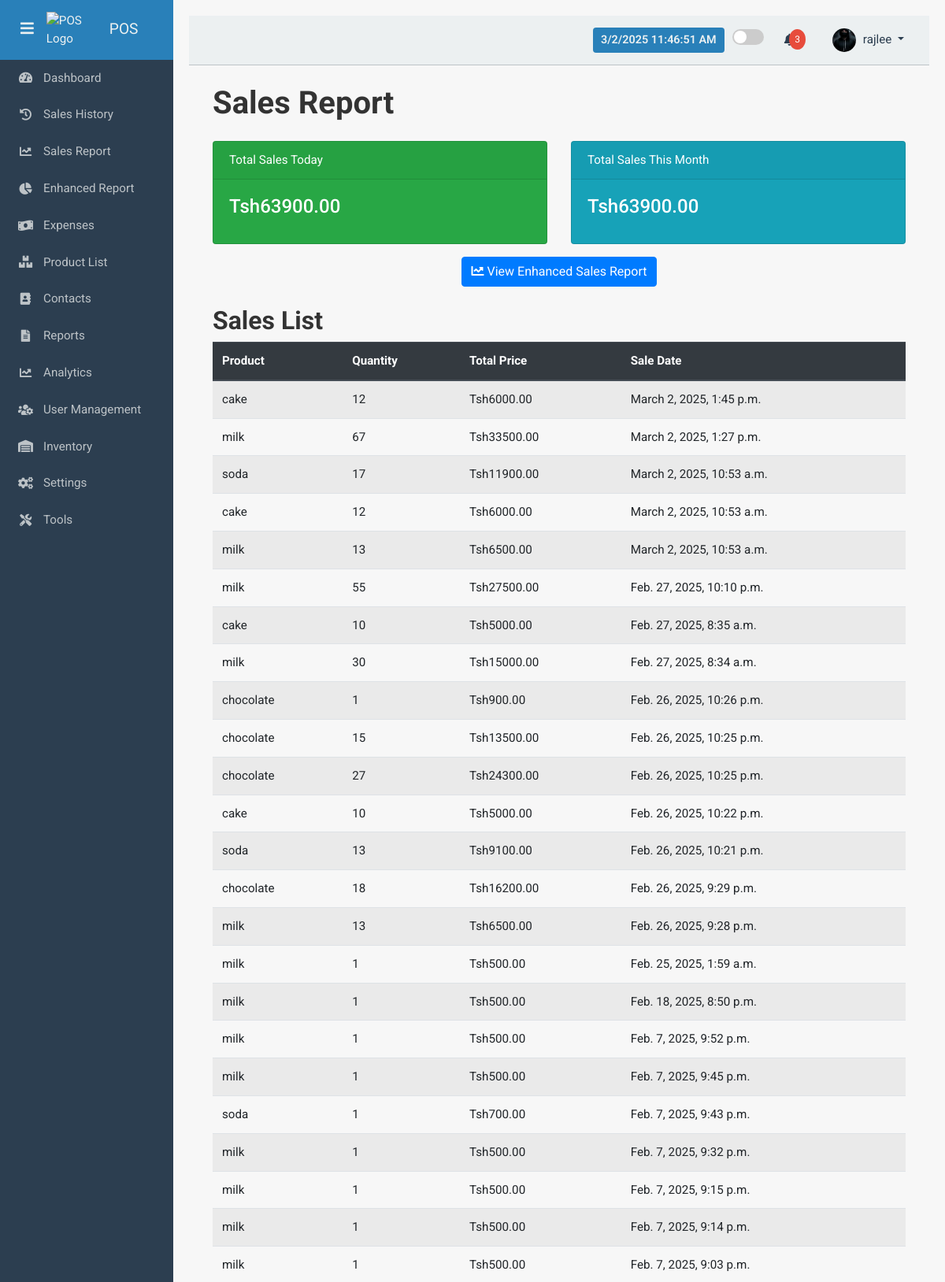
Page /sales_report/ (signed in, upper part) on the committed database.
### accounts/models.py (models this page shows, shortened)
class UserProfile(models.Model):
    user = models.OneToOneField(User, on_delete=models.CASCADE, related_name='profile')
    profile_picture = models.ImageField(upload_to='profile_pics/', blank=True, null=True)
    bio = models.TextField(blank=True, null=True)

### pos/models.py (models this page shows, shortened)
class Sale(models.Model):
    customer = models.ForeignKey(
        'Customer', null=True, blank=True, on_delete=models.SET_NULL
    )
    product = models.ForeignKey(
        Product, on_delete=models.CASCADE, null=True, blank=True
    )
    quantity = models.PositiveIntegerField(null=True, blank=True)
    total_price = models.DecimalField(
        max_digits=10, decimal_places=2, blank=True, null=True
    )
    total_amount = models.DecimalField(
        max_digits=10, decimal_places=2, blank=True, null=True
    )
    payment_method = models.CharField(
        max_length=50,
        choices=[
            ("cash", "Cash"),
            ("card", "Card"),
            ("mobile_money", "Mobile Money")
        ],
    )
    date = models.DateTimeField(auto_now_add=True)
    cashier = models.ForeignKey(User, on_delete=models.CASCADE)
    def print_receipt_link(self):
        if self.id:
            url = reverse("generate_receipt", args=[self.id])
            return format_html(
                '<a class="button" href="{}" target="_blank">Print Receipt</a>', url
            )
        return "-"
    print_receipt_link.short_description = "Print Receipt"

class Product(models.Model):
    name = models.CharField(max_length=255)
    category = models.ForeignKey(
        Category, on_delete=models.SET_NULL, null=True, blank=True
    )
    description = models.TextField(blank=True)
    price = models.DecimalField(max_digits=10, decimal_places=2)
    image = models.ImageField(upload_to='products/', blank=True, null=True)
    stock = models.PositiveIntegerField(default=0)
    barcode = models.CharField(max_length=50, unique=True, blank=True)
    supplier = models.ForeignKey(
        Supplier, on_delete=models.SET_NULL, null=True, blank=True
    )
    expiration_date = models.DateField(null=True, blank=True)
    reorder_level = models.IntegerField(default=10)  # Low stock alert

### pos/views.py (the view)
# urls.py: path('sales_report/', views.sales_report, name='sales_report'),
def sales_report(request):
    today = timezone.localtime(timezone.now()).date()
    first_of_month = today.replace(day=1)
    last_of_month = today.replace(day=28) + timedelta(days=4)
    last_of_month = last_of_month - timedelta(days=last_of_month.day)
    total_sales_today = Sale.objects.filter(date__date=today).aggregate(Sum('total_price'))['total_price__sum'] or 0
    total_sales_month = Sale.objects.filter(date__date__gte=first_of_month, date__date__lte=last_of_month).aggregate(Sum('total_price'))['total_price__sum'] or 0
    sales = Sale.objects.all().order_by('-date')
    total_sales = Sale.objects.aggregate(total_price_sum=Sum('total_price'))['total_price_sum'] or 0
    return render(request, 'pos/sales_report.html', {
        'sales': sales,
        'total_sales': total_sales,
        'total_sales_today': total_sales_today,
        'total_sales_month': total_sales_month
    })

### pos/templates/pos/sales_report.html (shortened to what this page needs)
{% extends "base.html" %}
{% block content %}
<div class="container mt-4">
    <h1 class="mb-4">Sales Report</h1>
    <div class="row">
        <div class="col-md-6 mb-3">
            <div class="card text-white bg-success">
                <div class="card-header">Total Sales Today</div>
                <div class="card-body">
                    <h4 class="card-title">Tsh{{ total_sales_today|floatformat:2 }}</h4>
                </div>
            </div>
        </div>
        <div class="col-md-6 mb-3">
            <div class="card text-white bg-info">
                <div class="card-header">Total Sales This Month</div>
                <div class="card-body">
                    <h4 class="card-title">Tsh{{ total_sales_month|floatformat:2 }}</h4>
                </div>
            </div>
        </div>
    </div>
    <div class="text-center mb-4">
        <a href="{% url 'enhanced_sales_report' %}" class="btn btn-primary">
            <i class="fas fa-chart-line"></i> View Enhanced Sales Report
        </a>
    </div>
    <h2 class="mt-4">Sales List</h2>
    <table class="table table-striped table-hover">
        <thead class="thead-dark">
            <tr>
                <th>Product</th>
                <th>Quantity</th>
                <th>Total Price</th>
                <th>Sale Date</th>
            </tr>
        </thead>
        <tbody>
            {% for sale in sales %}
            <tr>
                <td>{{ sale.product.name }}</td>
                <td>{{ sale.quantity }}</td>
                <td>Tsh{{ sale.total_price }}</td>
                <td>{{ sale.date }}</td>
            </tr>
            {% empty %}
            <tr>
                <td colspan="4" class="text-center">No sales data available.</td>
            </tr>
            {% endfor %}
        </tbody>
    </table>
</div>
{% endblock %}

### pos/templates/base.html (shortened to what this page needs)
{% load static %}
<!DOCTYPE html>
<html lang="en">
<head>
  <link href="https://stackpath.bootstrapcdn.com/bootstrap/4.5.2/css/bootstrap.min.css" rel="stylesheet" />
  <link rel="stylesheet" href="https://cdnjs.cloudflare.com/ajax/libs/font-awesome/5.15.1/css/all.min.css" />
</head>
<body>
  <div id="sidebar">
    <div>
      <div class="sidebar-header">
        <button id="toggle-btn" class="toggle-btn">
          <i class="fas fa-bars"></i>
        </button>
        <img src="{% static 'images/pos logo.png' %}" alt="POS Logo" class="pos-logo">
        <span class="title">POS</span>
      </div>
      <nav class="sidebar-nav">
        <a href="{% url 'cashier_dashboard' %}">
          <i class="fas fa-tachometer-alt"></i>
          <span class="menu-text">Dashboard</span>
        </a>
        <a href="{% url 'sales_history' %}">
          <i class="fas fa-history"></i>
          <span class="menu-text">Sales History</span>
        </a>
        <a href="{% url 'sales_report' %}">
          <i class="fas fa-chart-line"></i>
          <span class="menu-text">Sales Report</span>
        </a>
        <a href="{% url 'enhanced_sales_report' %}">
          <i class="fas fa-chart-pie"></i>
          <span class="menu-text">Enhanced Report</span>
        </a>
        <a href="{% url 'expense_list' %}">
          <i class="fas fa-money-bill-wave"></i>
          <span class="menu-text">Expenses</span>
        </a>
        <a href="{% url 'product_list' %}">
          <i class="fas fa-boxes"></i>
          <span class="menu-text">Product List</span>
        </a>
        <a href="{% url 'contacts_list' %}">
          <i class="fas fa-address-book"></i>
          <span class="menu-text">Contacts</span>
        </a>
        <a data-toggle="collapse" href="#reportsSubmenu" role="button" aria-expanded="false" aria-controls="reportsSubmenu">
          <i class="fas fa-file-alt"></i>
          <span class="menu-text">Reports</span>
        </a>
        <a data-toggle="collapse" href="#analyticsSubmenu" role="button" aria-expanded="false" aria-controls="analyticsSubmenu">
          <i class="fas fa-chart-line"></i>
          <span class="menu-text">Analytics</span>
        </a>
        <a data-toggle="collapse" href="#userManagementSubmenu" role="button" aria-expanded="false" aria-controls="userManagementSubmenu">
          <i class="fas fa-users-cog"></i>
          <span class="menu-text">User Management</span>
        </a>
        <a data-toggle="collapse" href="#inventorySubmenu" role="button" aria-expanded="false" aria-controls="inventorySubmenu">
          <i class="fas fa-warehouse"></i>
          <span class="menu-text">Inventory</span>
        </a>
        <a data-toggle="collapse" href="#settingsSubmenu" role="button" aria-expanded="false" aria-controls="settingsSubmenu">
          <i class="fas fa-cogs"></i>
          <span class="menu-text">Settings</span>
        </a>
        <a data-toggle="collapse" href="#toolsSubmenu" role="button" aria-expanded="false" aria-controls="toolsSubmenu">
          <i class="fas fa-tools"></i>
          <span class="menu-text">Tools</span>
        </a>
      </nav>
    </div>
  </div>
  <div id="content">
    <nav class="navbar navbar-expand-lg navbar-light">
      <div class="ml-auto d-flex align-items-center">
        <div id="datetime"></div>
        <div class="theme-toggle">
          <label class="switch">
            <span class="slider"></span>
          </label>
        </div>
        <div class="position-relative mr-3">
          <a class="nav-link" href="#" id="notificationDropdown" data-toggle="dropdown">
            <span class="notification-badge">3</span>
          </a>
        </div>
        <div class="user-dropdown dropdown">
          <a class="nav-link dropdown-toggle" href="#" id="userDropdown" data-toggle="dropdown">
            {% if user.is_authenticated and user.profile.profile_picture %}
              <img src="{{ user.profile.profile_picture.url }}" alt="Profile Picture" class="profile-img">
            {% else %}
              <i class="fas fa-user-circle"></i>
            {% endif %}
            <span>{{ user.username }}</span>
          </a>
        </div>
      </div>
    </nav>
    <div class="container-fluid mt-4">
      {% block content %}
      {% endblock %}
    </div>
  </div>
</body>
</html>

### pos/templates/base.html (style rules this page uses)
body { font-family: 'Roboto', sans-serif; background-color: #f7f7f7; color: #333; font-size: 0.95rem; }
h1, h2, h3 { font-weight: 700; }
#sidebar { position: fixed; top: 0; left: 0; width: 220px; height: 100%; background-color: #2c3e50; color: #ecf0f1; transition: width 0.3s ease; overflow-y: auto; z-index: 1000; display: flex; flex-direction: column; justify-content: space-between; padding: 0; }
.sidebar-header { display: flex; align-items: center; justify-content: flex-start; padding: 15px 20px; background: #2980b9; }
.sidebar-header .title { font-size: 1.2rem; white-space: nowrap; }
.toggle-btn { background: transparent; border: none; color: #ecf0f1; font-size: 1.2rem; cursor: pointer; outline: none; margin-right: 10px; }
.pos-logo { max-width: 60px; height: auto; margin-right: 20px; }
.sidebar-nav { list-style: none; padding: 0; margin: 0; }
.sidebar-nav a { display: flex; align-items: center; padding: 12px 20px; color: #bdc3c7; text-decoration: none; transition: background 0.3s ease; }
.sidebar-nav a i { width: 25px; text-align: center; }
.menu-text { margin-left: 10px; transition: opacity 0.3s ease; }
#content { margin-left: 220px; transition: margin-left 0.3s ease; padding: 20px; }
.navbar { background-color: #ecf0f1; border-bottom: 1px solid #bdc3c7; }
.navbar .nav-link, .navbar .dropdown-item { color: #2c3e50; }
.notification-badge { position: absolute; top: 5px; right: 2px; padding: 4px 7px; border-radius: 50%; background: #e74c3c; color: white; font-size: 0.75rem; }
.profile-img { width: 30px; height: 30px; object-fit: cover; border-radius: 50%; margin-right: 5px; }
#datetime { font-size: 0.9rem; font-weight: 600; background: #2980b9; color: #ecf0f1; padding: 5px 10px; border-radius: 4px; margin-right: 10px; }
.theme-toggle { display: flex; align-items: center; margin-right: 10px; }
.switch { position: relative; display: inline-block; width: 40px; height: 20px; }
.slider { position: absolute; cursor: pointer; top: 0; left: 0; right: 0; bottom: 0; background-color: #ccc; transition: .4s; border-radius: 20px; }
.slider:before { position: absolute; content: ""; height: 16px; width: 16px; left: 2px; bottom: 2px; background-color: white; transition: .4s; border-radius: 50%; }

### rows in the picture
Sale: product.name "cake", quantity "12", total_price "6000.00", date "March 2, 2025, 1:45 p.m."
Sale: product.name "milk", quantity "67", total_price "33500.00", date "March 2, 2025, 1:27 p.m."
Sale: product.name "soda", quantity "17", total_price "11900.00", date "March 2, 2025, 10:53 a.m."
Sale: product.name "cake", quantity "12", total_price "6000.00", date "March 2, 2025, 10:53 a.m."
Sale: product.name "milk", quantity "13", total_price "6500.00", date "March 2, 2025, 10:53 a.m."
Sale: product.name "milk", quantity "55", total_price "27500.00", date "Feb. 27, 2025, 10:10 p.m."
Sale: product.name "cake", quantity "10", total_price "5000.00", date "Feb. 27, 2025, 8:35 a.m."
Sale: product.name "milk", quantity "30", total_price "15000.00", date "Feb. 27, 2025, 8:34 a.m."
Sale: product.name "chocolate", quantity "1", total_price "900.00", date "Feb. 26, 2025, 10:26 p.m."
Sale: product.name "chocolate", quantity "15", total_price "13500.00", date "Feb. 26, 2025, 10:25 p.m."
Sale: product.name "chocolate", quantity "27", total_price "24300.00", date "Feb. 26, 2025, 10:25 p.m."
Sale: product.name "cake", quantity "10", total_price "5000.00", date "Feb. 26, 2025, 10:22 p.m."
Sale: product.name "soda", quantity "13", total_price "9100.00", date "Feb. 26, 2025, 10:21 p.m."
Sale: product.name "chocolate", quantity "18", total_price "16200.00", date "Feb. 26, 2025, 9:29 p.m."
Sale: product.name "milk", quantity "13", total_price "6500.00", date "Feb. 26, 2025, 9:28 p.m."
Sale: product.name "milk", quantity "1", total_price "500.00", date "Feb. 25, 2025, 1:59 a.m."
Sale: product.name "milk", quantity "1", total_price "500.00", date "Feb. 18, 2025, 8:50 p.m."
Sale: product.name "milk", quantity "1", total_price "500.00", date "Feb. 7, 2025, 9:52 p.m."
Sale: product.name "milk", quantity "1", total_price "500.00", date "Feb. 7, 2025, 9:45 p.m."
Sale: product.name "soda", quantity "1", total_price "700.00", date "Feb. 7, 2025, 9:43 p.m."
Sale: product.name "milk", quantity "1", total_price "500.00", date "Feb. 7, 2025, 9:32 p.m."
Sale: product.name "milk", quantity "1", total_price "500.00", date "Feb. 7, 2025, 9:15 p.m."
Sale: product.name "milk", quantity "1", total_price "500.00", date "Feb. 7, 2025, 9:14 p.m."
Sale: product.name "milk", quantity "1", total_price "500.00", date "Feb. 7, 2025, 9:03 p.m."

### other values in the picture
{{ user.username }} "rajlee"
{{ total_sales_today|floatformat:2 }} "63900.00"
{{ total_sales_month|floatformat:2 }} "63900.00"
